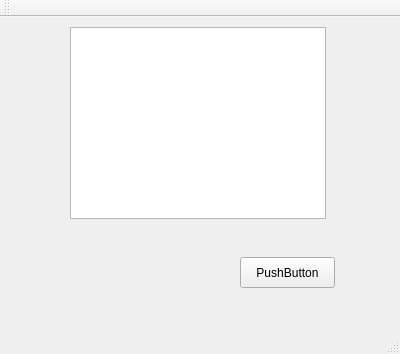
<?xml version="1.0" encoding="UTF-8"?>
<ui version="4.0">
 <class>MainWindow</class>
 <widget class="QMainWindow" name="MainWindow">
  <property name="geometry">
   <rect>
    <x>0</x>
    <y>0</y>
    <width>400</width>
    <height>354</height>
   </rect>
  </property>
  <property name="windowTitle">
   <string>MainWindow</string>
  </property>
  <widget class="QWidget" name="centralWidget">
   <widget class="QListWidget" name="listWidget">
    <property name="geometry">
     <rect>
      <x>70</x>
      <y>10</y>
      <width>256</width>
      <height>192</height>
     </rect>
    </property>
   </widget>
   <widget class="QPushButton" name="pushButton">
    <property name="geometry">
     <rect>
      <x>240</x>
      <y>240</y>
      <width>95</width>
      <height>31</height>
     </rect>
    </property>
    <property name="text">
     <string>PushButton</string>
    </property>
   </widget>
  </widget>
  <widget class="QMenuBar" name="menuBar">
   <property name="geometry">
    <rect>
     <x>0</x>
     <y>0</y>
     <width>400</width>
     <height>27</height>
    </rect>
   </property>
  </widget>
  <widget class="QToolBar" name="mainToolBar">
   <attribute name="toolBarArea">
    <enum>TopToolBarArea</enum>
   </attribute>
   <attribute name="toolBarBreak">
    <bool>false</bool>
   </attribute>
  </widget>
  <widget class="QStatusBar" name="statusBar"/>
 </widget>
 <layoutdefault spacing="6" margin="11"/>
 <resources/>
 <connections/>
</ui>
